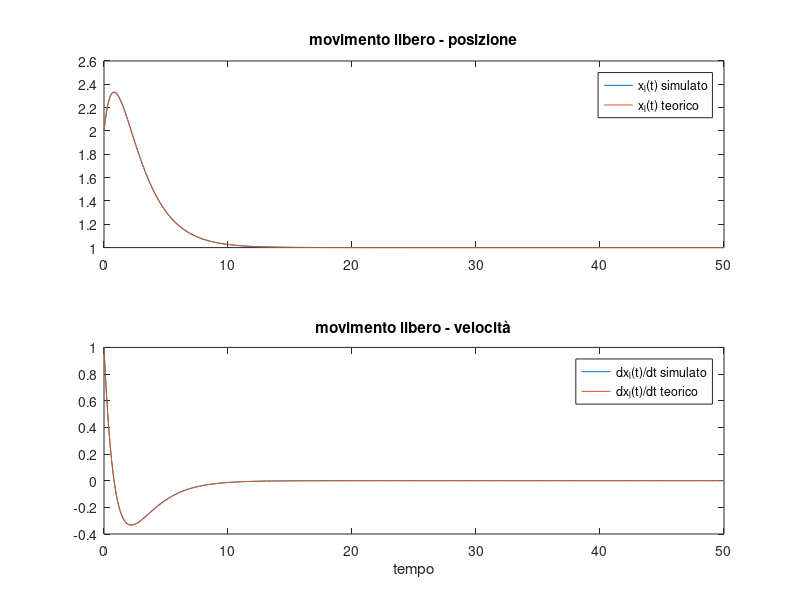
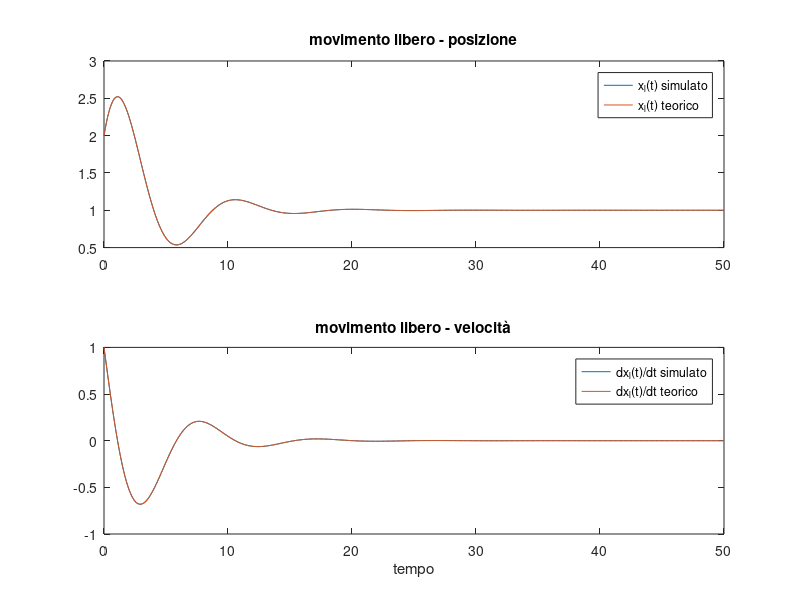
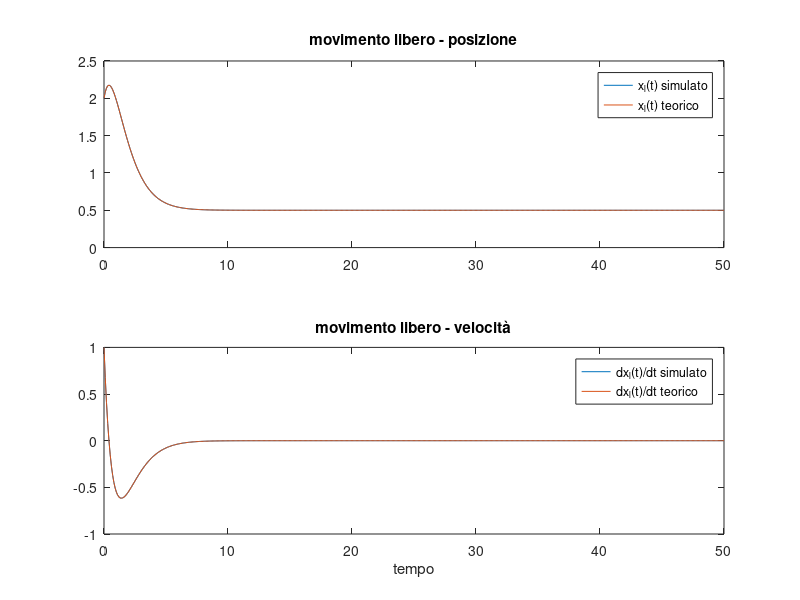

These figures' MATLAB source, in order:
function Esempio3_6()
  close all
  clear all
  clc
  % Si studia il sistema massa molla, osservando la diagonalizzabilità del sistema
  pkg load control
  % Caso 1: h^2 > 4Mk
  t=0:0.1:50; % Tempo di simulazione lungo per analizzare il comportamento a regime
  u = ones(size(t)); % Ipotizzo forza esterna agente pari a zero
  k=1;  % Progettuale, verranno studiate varie configurazioni
  h=3;  % Progettuale, verranno studiate varie configurazioni
  M=2;  % Progettuale, verranno studiate varie configurazioni
  x0=[2 1]';  % Scelta iniziale
  [A,B,C,D] = computeMat(k,h,M);
  % Autovalori
  s1 = -h/(2*M) + sqrt((h*h)/(4*M*M) - k/M);
  s2 = -h/(2*M) - sqrt((h*h)/(4*M*M) - k/M);
  % Matrice di trasformazione e sistema equivalente
  Td = 1/(s1-s2)*[s2 -1; -s1 1];
  Ad = Td * A * pinv(Td)
  xl = 1/(s2-s1) * [ (s2*x0(1)-x0(2))*e.^(s1.*t) - (s1*x0(1)-x0(2))*e.^(s2.*t);
                    (s1*s2*x0(1)-s1*x0(2))*e.^(s1.*t) - (s1*s2*x0(1)-s2*x0(2))*e.^(s2.*t)];
  xf = 1/(M*(s1-s2)) .* [(e.^(s1.*t)-1)./s1 - (e.^(s2.*t)-1)./s2;
                          e.^(s1.*t)-e.^(s2.*t)];
  X = [xl(1,:)+xf(1,:); xl(2,:)+xf(2,:)];
  % Confronto la soluzione matematica con la soluzione del risolutore
  comparazione(A,B,C,D,u,t,x0,X(1,:),X(2,:));

  % Caso 2: h^2 < 4Mk
  k2=1;
  h2=1;
  M2=2;
  [A2,B2,C2,D2] = computeMat(k2,h2,M2);
  % Autovalori
  s = -h2/(2*M2);
  w = sqrt(k2/M2 - (h2*h2)/(4*M2*M2));
  d = sqrt(s*s + w*w);
  g = acos(s/d); %asin(w/d);
  % Evoluzione libera
  xl2 = e.^(s.*t).*[-d/w .*sin(w.*t - g) .*x0(1) + 1/w .*sin(w.*t) .*x0(2);
                    -(d*d)/w .*sin(w*t) .*x0(1) + d/w .*sin(w.*t +g) .*x0(2)];
  xf2 = 1/M2 .* [1/(d*d) .* (1 + d/w .* e.^(s.*t) .* sin(w.*t -g));
                  1/w .* e.^(s.*t) .* sin(w.*t)];
  X2 = [xl2(1,:)+xf2(1,:); xl2(2,:)+xf2(2,:)];
  % Confronto la soluzione matematica con la soluzione del risolutore
  comparazione(A2,B2,C2,D2,u,t,x0,X2(1,:),X2(2,:));

  % Caso 3: h^2 == 4Mk
  k3 = 2;
  h3 = 4;
  M3 = 2;
  [A3,B3,C3,D3] = computeMat(k3,h3,M3);
  % Autovalori
  s0 = -h3/(2*M3)
  % Matrice di trasformazione e sistema equivalente
  Tj = [0 -1/(s0*s0); 1 -1/s0];
  Aj = Tj * A3 * pinv(Tj)
  % Evoluzione libera
  xl3 = e.^(s0.*t) .* [x0(1) - (s0*x0(1) - x0(2)).*t; x0(2) - s0*(s0*x0(1) -x0(2)).*t];
  xf3 = 1/M .* [1/(s0*s0) - (e.^(s0.*t))./(s0*s0) + (t.*e.^(s0.*t))./s0; t.*e.^(s0.*t)];
  X3 = [xl3(1,:)+xf3(1,:); xl3(2,:)+xf3(2,:)];
  % Confronto la soluzione matematica con la soluzione del risolutore
  comparazione(A3,B3,C3,D3,u,t,x0,X3(1,:),X3(2,:));
endfunction

function [A,B,C,D] = computeMat(k,h,M)
  A=[0 1;-k/M -h/M];
  B=[0;1/M];
  C=[1 0];
  D=0;
endfunction

function comparazione(A,B,C,D,u,t,x0,x1,x2)
  % Simulo per confrontare i risultati
  sys = ss(A,B,C,D);
  [y,T,X] = lsim(sys,u,t,x0);

  %
  % plot
  %
  figure
  subplot(211),plot(t,X(:,1),';x_l(t) simulato;',t,x1,';x_l(t) teorico;');
  title('movimento libero - posizione')
  hold on
  subplot(212),plot(t,X(:,2),';dx_l(t)/dt simulato;',t,x2,';dx_l(t)/dt teorico;')
  title('movimento libero - velocità')
  xlabel('tempo')
endfunction
